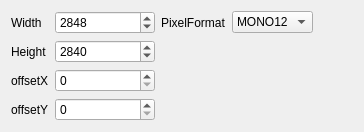
        <widget class="QWidget" name="CameraTab">
         <attribute name="title">
          <string>Camera</string>
         </attribute>
         <layout class="QGridLayout" name="gridLayout_10">
          <item row="2" column="1">
           <widget class="QSpinBox" name="Offsetx">
            <property name="maximum">
             <number>20480</number>
            </property>
            <property name="singleStep">
             <number>8</number>
            </property>
            <property name="value">
             <number>0</number>
            </property>
           </widget>
          </item>
          <item row="3" column="0">
           <widget class="QLabel" name="label_21">
            <property name="text">
             <string>offsetY</string>
            </property>
           </widget>
          </item>
          <item row="1" column="1">
           <widget class="QSpinBox" name="Height">
            <property name="maximum">
             <number>20480</number>
            </property>
            <property name="value">
             <number>2840</number>
            </property>
           </widget>
          </item>
          <item row="2" column="0">
           <widget class="QLabel" name="label_12">
            <property name="text">
             <string>offsetX</string>
            </property>
           </widget>
          </item>
          <item row="0" column="0">
           <widget class="QLabel" name="label_10">
            <property name="text">
             <string>Width</string>
            </property>
           </widget>
          </item>
          <item row="1" column="0">
           <widget class="QLabel" name="label_11">
            <property name="text">
             <string>Height</string>
            </property>
           </widget>
          </item>
          <item row="0" column="1">
           <widget class="QSpinBox" name="Width">
            <property name="minimumSize">
             <size>
              <width>100</width>
              <height>0</height>
             </size>
            </property>
            <property name="maximum">
             <number>20480</number>
            </property>
            <property name="singleStep">
             <number>8</number>
            </property>
            <property name="value">
             <number>2848</number>
            </property>
           </widget>
          </item>
          <item row="0" column="4">
           <spacer name="horizontalSpacer_2">
            <property name="orientation">
             <enum>Qt::Horizontal</enum>
            </property>
            <property name="sizeHint" stdset="0">
             <size>
              <width>40</width>
              <height>20</height>
             </size>
            </property>
           </spacer>
          </item>
          <item row="0" column="2">
           <widget class="QLabel" name="label_34">
            <property name="text">
             <string>PixelFormat</string>
            </property>
           </widget>
          </item>
          <item row="3" column="1">
           <widget class="QSpinBox" name="Offsety">
            <property name="maximum">
             <number>20480</number>
            </property>
            <property name="value">
             <number>0</number>
            </property>
           </widget>
          </item>
          <item row="0" column="3">
           <widget class="QComboBox" name="PixelFormat">
            <item>
             <property name="text">
              <string>MONO12</string>
             </property>
            </item>
            <item>
             <property name="text">
              <string>MONO8</string>
             </property>
            </item>
           </widget>
          </item>
         </layout>
        </widget>
